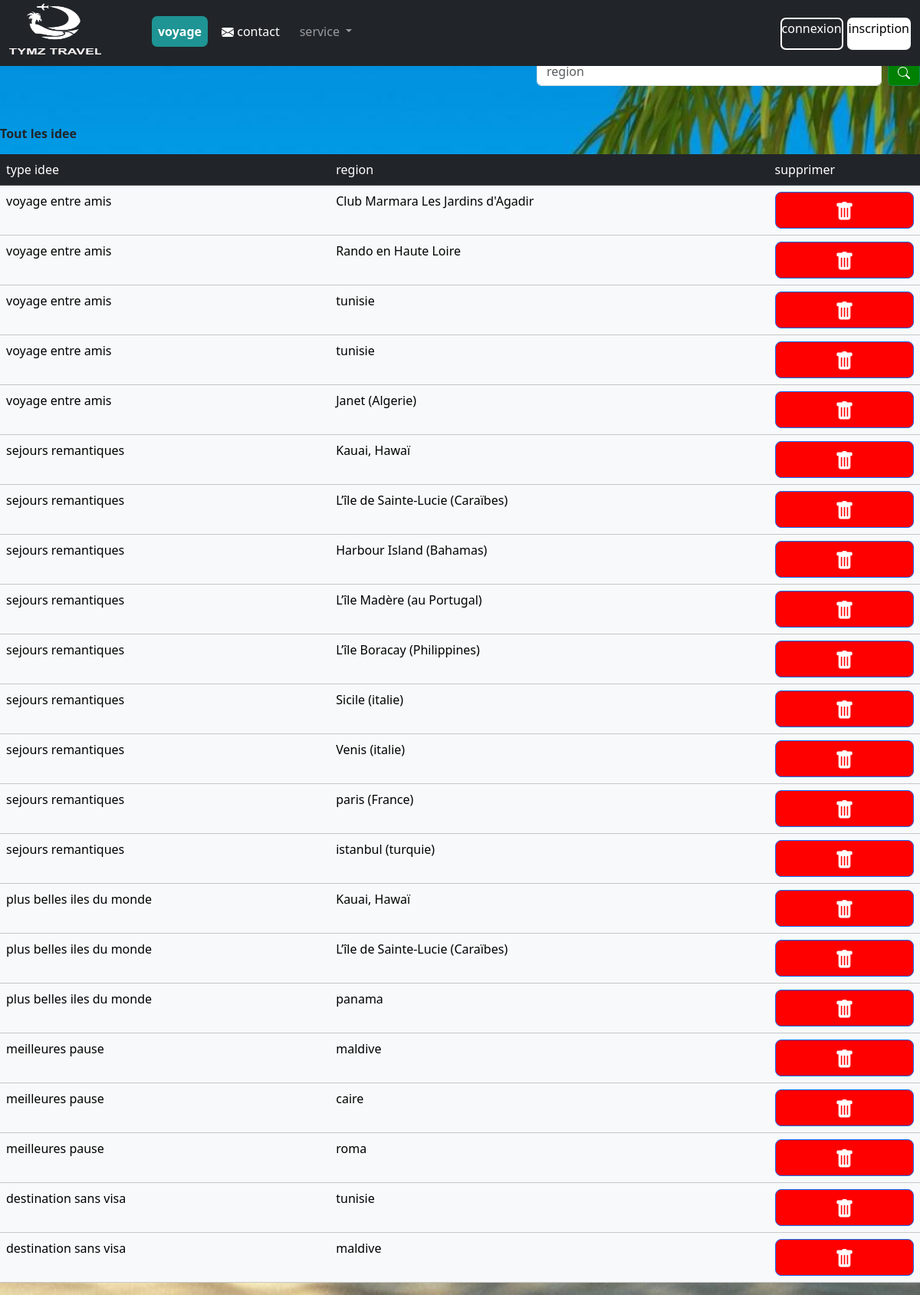
/html/admin/gereidee.php, run on the app's committed database.
### tables this page shows
CREATE TABLE `idee` (
  `id` int(6) NOT NULL,
  `idee` varchar(200) NOT NULL,
  `region` varchar(100) NOT NULL,
  `image1` varchar(500) NOT NULL,
  `image2` varchar(500) NOT NULL,
  `image3` varchar(500) NOT NULL,
  `image4` varchar(500) NOT NULL,
  `descr` varchar(2000) NOT NULL
);

### fenctionphp/bddidee.php (called while the page is built, shortened)
<?php
function afficheideemp(){
    $bdd=bdd();
    if (isset($_POST["srch"])) {
        $paysv=$_POST['srche'];
        $connexion= $bdd->prepare("SELECT * FROM idee WHERE region LIKE '%$paysv%'");
        $connexion->execute();
        $affi = $connexion->fetchAll(PDO::FETCH_OBJ);
        return $affi;
    }else{
    $connexion = $bdd->prepare("SELECT * FROM idee ORDER BY idee DESC");
    $connexion->execute();
    $affi = $connexion->fetchAll(PDO::FETCH_OBJ);
    return $affi;
}
}
?>

### html/admin/gereidee.php (the view, shortened to what this page needs)
<?php
require_once "../../fenctionphp/bddidee.php";
$ideemp=afficheideemp();
?>
<!DOCTYPE html>
<html>
<head>
    <link rel="stylesheet" type="text/css" href="../../css/modifiescss.css">
    <link rel="stylesheet" type="text/css" href="https://cdnjs.cloudflare.com/ajax/libs/font-awesome/4.7.0/css/font-awesome.min.css">
    <link href="https://cdn.jsdelivr.net/npm/bootstrap@5.0.0/dist/css/bootstrap.min.css" rel="stylesheet">
    <link href="/docs/5.0/dist/css/bootstrap.min.css" rel="stylesheet">
</head>
<body>
<?php include "header.php" ?>
<li class="nav-item">
      <form class="d-flex" action="" method="POST" style="margin-left: 700px;margin-top:50px;">
      <form class="d-flex" method="POST" style=" width: 200px;">
                  <input class="form-control me-2" type="search" placeholder="region" name="srche" aria-label="Search">
                  <button class="btn btn-outline-success" name="srch" id="btnxherche1" type="submit" style="background-color: green; color: white;"></button>
      </form>
      </form>
      </li>
<div style="margin-top:50px;">
<b style="margin-bottom: 30px;" id="meilleurespause">Tout les idee</b><br>
<table class="table table-hover" style="margin-top: 15px;">
        <tr style="width:100% ;" >
        <td class="table-dark">type idee</td>
            <td class="table-dark">region</td>
            <td class="table-dark">supprimer</td>
        </tr>
        <?php foreach($ideemp as $idmp): ?>
            <form method="POST">
        <tr>
        <td class="table-light"><?= $idmp->idee ;?></td>
        <td class="table-light"><?= $idmp->region ;?></td>
        <form action="" method="POST">
        <td class="table-light"><button class="w-100 btn btn-lg btn-primary" id="btncnx" type="submit" name="suppidmp" style="background-color: red;"></button>
        </td>
        </tr>
        <?php endforeach; ?>
</table>
</div>
</body>
</html>

### css/modifiescss.css (style rules this page uses)
body { margin: 0%; padding: 0%; background-image: url("../image/bod.jpg"); background-attachment: fixed; background-repeat: no-repeat; background-position: center; background-size: cover; }

### data on the page
idee: idee "voyage entre amis", region "Club Marmara Les Jardins d'Agadir"
idee: idee "voyage entre amis", region "Rando en Haute Loire"
idee: idee "voyage entre amis", region "tunisie"
idee: idee "voyage entre amis", region "tunisie"
idee: idee "voyage entre amis", region "Janet (Algerie)"
idee: idee "sejours remantiques", region "Kauai, Hawaï"
idee: idee "sejours remantiques", region "L’île de Sainte-Lucie (Caraïbes)"
idee: idee "sejours remantiques", region "Harbour Island (Bahamas)"
idee: idee "sejours remantiques", region "L’île Madère (au Portugal)"
idee: idee "sejours remantiques", region "L’île Boracay (Philippines)"
idee: idee "sejours remantiques", region "Sicile (italie)"
idee: idee "sejours remantiques", region "Venis (italie)"
idee: idee "sejours remantiques", region "paris (France)"
idee: idee "sejours remantiques", region "istanbul (turquie)"
idee: idee "plus belles iles du monde", region "Kauai, Hawaï"
idee: idee "plus belles iles du monde", region "L’île de Sainte-Lucie (Caraïbes)"
idee: idee "plus belles iles du monde", region "panama"
idee: idee "meilleures pause", region "maldive"
idee: idee "meilleures pause", region "caire"
idee: idee "meilleures pause", region "roma"
idee: idee "destination sans visa", region "tunisie"
idee: idee "destination sans visa", region "maldive"
